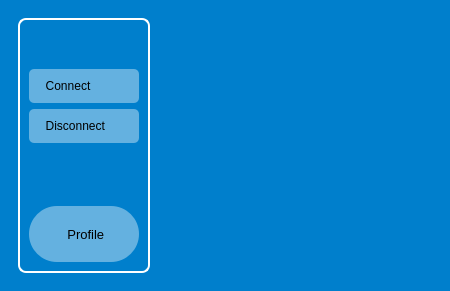
<?xml version="1.0" encoding="UTF-8"?>
<ui version="4.0">
 <class>MainWindow</class>
 <widget class="QMainWindow" name="MainWindow">
  <property name="enabled">
   <bool>true</bool>
  </property>
  <property name="geometry">
   <rect>
    <x>0</x>
    <y>0</y>
    <width>450</width>
    <height>291</height>
   </rect>
  </property>
  <property name="maximumSize">
   <size>
    <width>450</width>
    <height>291</height>
   </size>
  </property>
  <property name="windowTitle">
   <string notr="true">SLT Go</string>
  </property>
  <property name="windowIcon">
   <iconset resource="resource.qrc">
    <normaloff>:/icon/__Interface__/resource/icon/AF_FON_RGB_white.png</normaloff>:/icon/__Interface__/resource/icon/AF_FON_RGB_white.png</iconset>
  </property>
  <property name="windowOpacity">
   <double>1.000000000000000</double>
  </property>
  <property name="styleSheet">
   <string notr="true">*{
	color: rgb(0, 0, 0);
	background-color: rgb(0, 127, 204);
	border:0px solid;
}

#frame_2{
	border-radius : 8px;
	border:2px solid;
	border-color: rgb(255, 255, 255);
}

QPushButton{
	border-radius : 5px;
	background-color: rgba(255, 255, 255, 100);
	text-align:left;
	padding:10px;
}

QPushButton:hover{
	background-color: rgba(0, 0, 0, 100);
}

#profileBtn{
	border-radius : 28px;
	text-align:center;
}

#page_Profile,#page_Logo,#page_about,#page_connect,#page_disconnect,#page_wait{	
	
	background-image: url(:/images/__Interface__/resource/image/SLTGO_logo1.jpeg);
}

QLineEdit{
	color: rgb(255, 255, 255);
	background-color: rgba(0, 0, 0, 200);
	border-radius : 8px;
}
QLabel{
	color: rgb(255, 255, 255);
	background-color: rgba(0, 123, 198, 200);
}
#homeBtn,#aboutBtn,#saveBtn{
	text-align:center;
	background-color: rgb(0, 127, 204);
}</string>
  </property>
  <widget class="QWidget" name="centralwidget">
   <layout class="QVBoxLayout" name="verticalLayout">
    <item>
     <widget class="QFrame" name="frame">
      <property name="frameShape">
       <enum>QFrame::StyledPanel</enum>
      </property>
      <property name="frameShadow">
       <enum>QFrame::Raised</enum>
      </property>
      <layout class="QHBoxLayout" name="horizontalLayout">
       <item>
        <widget class="QFrame" name="frame_2">
         <property name="frameShape">
          <enum>QFrame::StyledPanel</enum>
         </property>
         <property name="frameShadow">
          <enum>QFrame::Raised</enum>
         </property>
         <layout class="QVBoxLayout" name="verticalLayout_2">
          <item>
           <layout class="QHBoxLayout" name="horizontalLayout_2">
            <item>
             <widget class="QPushButton" name="homeBtn">
              <property name="icon">
               <iconset resource="resource.qrc">
                <normaloff>:/icon/__Interface__/resource/icon/home.svg</normaloff>:/icon/__Interface__/resource/icon/home.svg</iconset>
              </property>
              <property name="iconSize">
               <size>
                <width>20</width>
                <height>20</height>
               </size>
              </property>
              <property name="default">
               <bool>true</bool>
              </property>
              <property name="flat">
               <bool>false</bool>
              </property>
             </widget>
            </item>
            <item>
             <widget class="QPushButton" name="aboutBtn">
              <property name="icon">
               <iconset resource="resource.qrc">
                <normaloff>:/icon/__Interface__/resource/icon/info.svg</normaloff>:/icon/__Interface__/resource/icon/info.svg</iconset>
              </property>
              <property name="iconSize">
               <size>
                <width>20</width>
                <height>20</height>
               </size>
              </property>
              <property name="default">
               <bool>true</bool>
              </property>
              <property name="flat">
               <bool>false</bool>
              </property>
             </widget>
            </item>
           </layout>
          </item>
          <item>
           <widget class="QPushButton" name="connectBtn">
            <property name="sizePolicy">
             <sizepolicy hsizetype="Minimum" vsizetype="Fixed">
              <horstretch>0</horstretch>
              <verstretch>0</verstretch>
             </sizepolicy>
            </property>
            <property name="minimumSize">
             <size>
              <width>0</width>
              <height>33</height>
             </size>
            </property>
            <property name="font">
             <font>
              <bold>false</bold>
             </font>
            </property>
            <property name="layoutDirection">
             <enum>Qt::LeftToRight</enum>
            </property>
            <property name="autoFillBackground">
             <bool>false</bool>
            </property>
            <property name="text">
             <string>  Connect</string>
            </property>
            <property name="icon">
             <iconset resource="resource.qrc">
              <normaloff>:/icon/__Interface__/resource/icon/link.svg</normaloff>:/icon/__Interface__/resource/icon/link.svg</iconset>
            </property>
            <property name="checkable">
             <bool>false</bool>
            </property>
            <property name="autoRepeat">
             <bool>false</bool>
            </property>
            <property name="autoExclusive">
             <bool>false</bool>
            </property>
            <property name="autoDefault">
             <bool>false</bool>
            </property>
            <property name="default">
             <bool>false</bool>
            </property>
            <property name="flat">
             <bool>true</bool>
            </property>
           </widget>
          </item>
          <item>
           <widget class="QPushButton" name="disconnectBtn">
            <property name="sizePolicy">
             <sizepolicy hsizetype="Minimum" vsizetype="Fixed">
              <horstretch>0</horstretch>
              <verstretch>0</verstretch>
             </sizepolicy>
            </property>
            <property name="minimumSize">
             <size>
              <width>0</width>
              <height>33</height>
             </size>
            </property>
            <property name="font">
             <font>
              <bold>false</bold>
             </font>
            </property>
            <property name="text">
             <string>  Disconnect</string>
            </property>
            <property name="icon">
             <iconset resource="resource.qrc">
              <normaloff>:/icon/__Interface__/resource/icon/link-slash.svg</normaloff>:/icon/__Interface__/resource/icon/link-slash.svg</iconset>
            </property>
            <property name="flat">
             <bool>true</bool>
            </property>
           </widget>
          </item>
          <item>
           <spacer name="verticalSpacer">
            <property name="orientation">
             <enum>Qt::Vertical</enum>
            </property>
            <property name="sizeHint" stdset="0">
             <size>
              <width>20</width>
              <height>19</height>
             </size>
            </property>
           </spacer>
          </item>
          <item>
           <widget class="QPushButton" name="profileBtn">
            <property name="minimumSize">
             <size>
              <width>0</width>
              <height>56</height>
             </size>
            </property>
            <property name="font">
             <font>
              <pointsize>10</pointsize>
             </font>
            </property>
            <property name="text">
             <string> Profile</string>
            </property>
            <property name="icon">
             <iconset resource="resource.qrc">
              <normaloff>:/icon/__Interface__/resource/icon/user.svg</normaloff>:/icon/__Interface__/resource/icon/user.svg</iconset>
            </property>
            <property name="flat">
             <bool>true</bool>
            </property>
           </widget>
          </item>
         </layout>
        </widget>
       </item>
       <item>
        <widget class="QStackedWidget" name="stackedWidget">
         <property name="currentIndex">
          <number>4</number>
         </property>
         <widget class="QWidget" name="page_disconnect"/>
         <widget class="QWidget" name="page_connect"/>
         <widget class="QWidget" name="page_wait"/>
         <widget class="QWidget" name="page_about"/>
         <widget class="QWidget" name="page_Logo">
          <layout class="QVBoxLayout" name="verticalLayout_3"/>
         </widget>
         <widget class="QWidget" name="page_Profile">
          <layout class="QVBoxLayout" name="verticalLayout_4">
           <item>
            <layout class="QGridLayout" name="gridLayout">
             <property name="verticalSpacing">
              <number>0</number>
             </property>
             <item row="2" column="0">
              <widget class="QLabel" name="label_3">
               <property name="font">
                <font>
                 <pointsize>12</pointsize>
                </font>
               </property>
               <property name="text">
                <string>Password</string>
               </property>
               <property name="alignment">
                <set>Qt::AlignBottom|Qt::AlignHCenter</set>
               </property>
              </widget>
             </item>
             <item row="3" column="0">
              <widget class="QLineEdit" name="lineEdit_password">
               <property name="minimumSize">
                <size>
                 <width>0</width>
                 <height>35</height>
                </size>
               </property>
               <property name="inputMethodHints">
                <set>Qt::ImhHiddenText|Qt::ImhNoAutoUppercase|Qt::ImhNoPredictiveText|Qt::ImhSensitiveData</set>
               </property>
               <property name="inputMask">
                <string/>
               </property>
               <property name="text">
                <string/>
               </property>
               <property name="maxLength">
                <number>100</number>
               </property>
               <property name="echoMode">
                <enum>QLineEdit::Password</enum>
               </property>
               <property name="placeholderText">
                <string>**********</string>
               </property>
              </widget>
             </item>
             <item row="1" column="0">
              <widget class="QLineEdit" name="lineEdit_userName">
               <property name="minimumSize">
                <size>
                 <width>0</width>
                 <height>35</height>
                </size>
               </property>
               <property name="maxLength">
                <number>100</number>
               </property>
               <property name="placeholderText">
                <string>94123456789@sltgo</string>
               </property>
              </widget>
             </item>
             <item row="0" column="0">
              <widget class="QLabel" name="label_usernName">
               <property name="font">
                <font>
                 <pointsize>12</pointsize>
                 <bold>false</bold>
                </font>
               </property>
               <property name="text">
                <string>User Name</string>
               </property>
               <property name="alignment">
                <set>Qt::AlignBottom|Qt::AlignHCenter</set>
               </property>
              </widget>
             </item>
            </layout>
           </item>
           <item alignment="Qt::AlignRight">
            <widget class="QPushButton" name="saveBtn">
             <property name="text">
              <string/>
             </property>
             <property name="icon">
              <iconset resource="resource.qrc">
               <normaloff>:/icon/__Interface__/resource/icon/disk.svg</normaloff>:/icon/__Interface__/resource/icon/disk.svg</iconset>
             </property>
            </widget>
           </item>
          </layout>
         </widget>
        </widget>
       </item>
      </layout>
     </widget>
    </item>
   </layout>
  </widget>
 </widget>
 <resources>
  <include location="resource.qrc"/>
 </resources>
 <connections/>
</ui>
